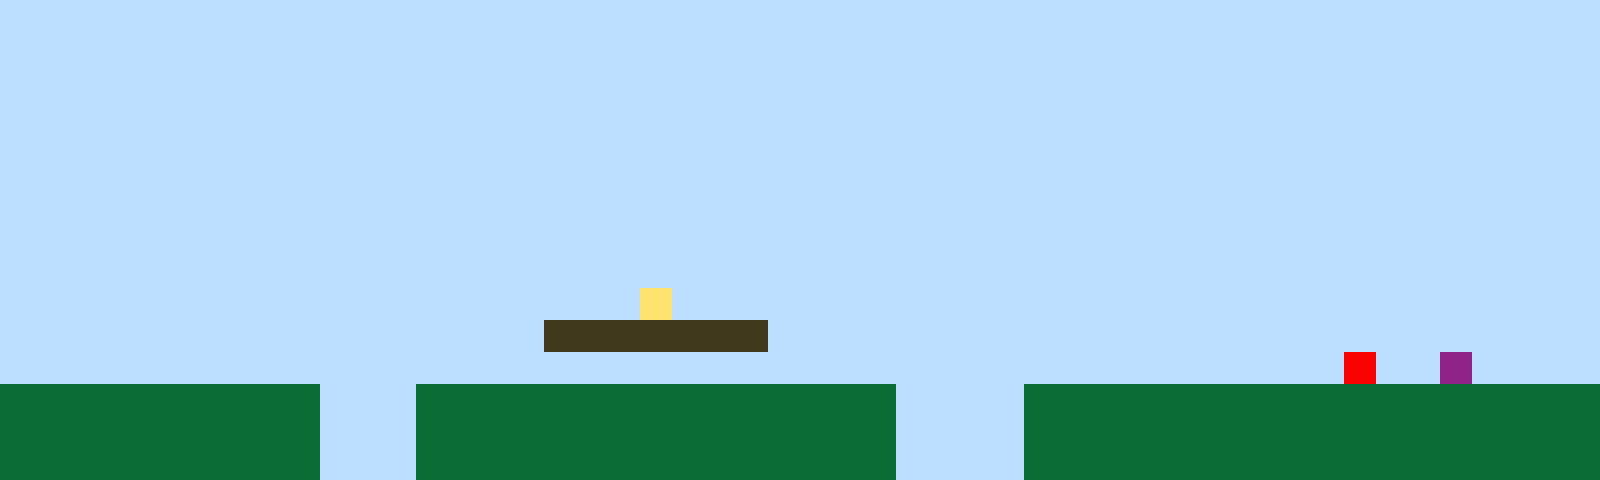

This game map was drawn from its Tiled (.tmx) file and the tilesets committed beside it. A one-line description and the full map source follow:
An orthogonal 50x15 tile map with 32x32 px tiles, 1 tile layer (Tile Layer 1).

<map version="1.10" tiledversion="1.11.2" orientation="orthogonal" renderorder="right-up" width="50" height="15" tilewidth="32" tileheight="32" infinite="0" nextlayerid="2" nextobjectid="1"><editorsettings><export target="map1.csv" format="csv" /></editorsettings><tileset firstgid="1" name="sprites" tilewidth="32" tileheight="32" tilecount="6" columns="3"><image source="sprites.png" width="96" height="64" /></tileset><layer id="1" name="Tile Layer 1" width="50" height="15"><data encoding="csv">1,1,1,1,1,1,1,1,1,1,1,1,1,1,1,1,1,1,1,1,1,1,1,1,1,1,1,1,1,1,1,1,1,1,1,1,1,1,1,1,1,1,1,1,1,1,1,1,1,1,1,1,1,1,1,1,1,1,1,1,1,1,1,1,1,1,1,1,1,1,1,1,1,1,1,1,1,1,1,1,1,1,1,1,1,1,1,1,1,1,1,1,1,1,1,1,1,1,1,1,1,1,1,1,1,1,1,1,1,1,1,1,1,1,1,1,1,1,1,1,1,1,1,1,1,1,1,1,1,1,1,1,1,1,1,1,1,1,1,1,1,1,1,1,1,1,1,1,1,1,1,1,1,1,1,1,1,1,1,1,1,1,1,1,1,1,1,1,1,1,1,1,1,1,1,1,1,1,1,1,1,1,1,1,1,1,1,1,1,1,1,1,1,1,1,1,1,1,1,1,1,1,1,1,1,1,1,1,1,1,1,1,1,1,1,1,1,1,1,1,1,1,1,1,1,1,1,1,1,1,1,1,1,1,1,1,1,1,1,1,1,1,1,1,1,1,1,1,1,1,1,1,1,1,1,1,1,1,1,1,1,1,1,1,1,1,1,1,1,1,1,1,1,1,1,1,1,1,1,1,1,1,1,1,1,1,1,1,1,1,1,1,1,1,1,1,1,1,1,1,1,1,1,1,1,1,1,1,1,1,1,1,1,1,1,1,1,1,1,1,1,1,1,1,1,1,1,1,1,1,1,1,1,1,1,1,1,1,1,1,1,1,1,1,1,1,1,1,1,1,1,1,1,1,1,1,1,1,1,1,1,1,1,1,1,1,1,1,1,1,1,1,1,1,1,1,1,1,1,1,1,1,1,1,1,1,1,1,1,1,1,1,1,1,1,1,1,1,1,1,1,1,1,1,1,1,1,1,1,1,1,1,1,1,1,1,1,1,1,1,1,1,1,1,1,1,1,1,1,1,1,1,1,1,1,1,1,1,1,1,1,1,1,1,1,1,1,1,1,1,1,1,1,1,1,1,1,1,1,1,1,1,1,1,1,1,1,1,1,1,4,1,1,1,1,1,1,1,1,1,1,1,1,1,1,1,1,1,1,1,1,1,1,1,1,1,1,1,1,1,1,1,1,1,1,1,1,1,1,1,1,1,1,1,1,1,1,3,3,3,3,3,3,3,1,1,1,1,1,1,1,1,1,1,1,1,1,1,1,1,1,1,1,1,1,1,1,1,1,1,1,1,1,1,1,1,1,1,1,1,1,1,1,1,1,1,1,1,1,1,1,1,1,1,1,1,1,1,1,1,1,1,1,1,1,1,1,1,1,1,1,1,5,1,1,6,1,1,1,1,2,2,2,2,2,2,2,2,2,2,1,1,1,2,2,2,2,2,2,2,2,2,2,2,2,2,2,2,1,1,1,1,2,2,2,2,2,2,2,2,2,2,2,2,2,2,2,2,2,2,2,2,2,2,2,2,2,2,2,2,1,1,1,2,2,2,2,2,2,2,2,2,2,2,2,2,2,2,1,1,1,1,2,2,2,2,2,2,2,2,2,2,2,2,2,2,2,2,2,2,2,2,2,2,2,2,2,2,2,2,1,1,1,2,2,2,2,2,2,2,2,2,2,2,2,2,2,2,1,1,1,1,2,2,2,2,2,2,2,2,2,2,2,2,2,2,2,2,2,2</data></layer></map>
